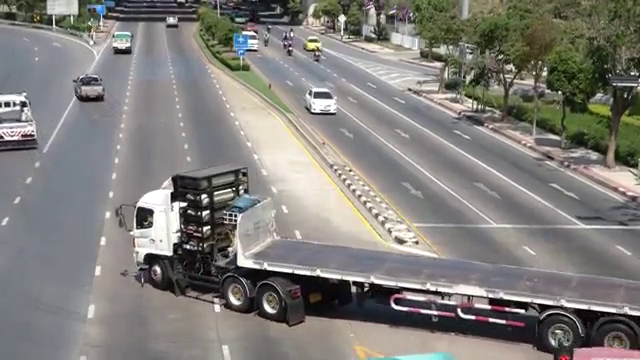
#> input picture frame 75 of Test/VideoProcessing1/trial1.mp4, 640 x 360 px
$ jupyter execute --allow-errors video_processing.ipynb   (text cells are left out)
#> lines starting #> are read from the running program, lines starting #| are printed output that depends on the picture; pictures that were not available may be replaced by others from this repository, and a replacement may not be noted
#> further down, frame is the input picture: shape (360, 640, 3); mean B, G, R 123.1, 127, 129.4
#> `fgmask = fgbg.apply(frame)`: fgmask: shape (360, 640); every value is 255
[cell 1]
import os
import numpy as np
import cv2
import time as tm
import argparse
from imageai import Detection
from scipy.stats import itemfreq
import csv

[cell 2]
execution_path = os.getcwd()
VID_PATH = './trial1.mp4'
CONTINUITY_THRESHOLD = 8 #For cutting out boxes

MIN_SECONDS = 1 # (seconds) Minimum duration of a moving object
INTERVAL_BW_DIVISIONS = 5 # (seconds) For distributing moving objects over a duration to reduce overlapping.
GAP_BW_DIVISIONS = 1.5 #(seconds)
FRAMES_PER_DETECTION = 3

[cell 3]
fgbg = cv2.createBackgroundSubtractorKNN()

#> (the rest of this cell did not finish here and is left out)

#> (a cell that did not finish here is left out)

[cell 5]
vid = cv2.VideoCapture(VID_PATH)
fps = int(vid.get(cv2.CAP_PROP_FPS))
frames = []
masks = []
ind = 0
start_time = tm.time()
all_conts = []
all_types = []
avg2 = None
#> (the rest of this cell did not finish here and is left out)

[cell 6]
def get_centres(p1):
    return np.transpose(np.array([p1[:,0] + p1[:,2]/2, p1[:,1] + p1[:,3]/2]))

[cell 7]
# [8 lines left out: function distance, not called in this run]

def get_nearest(p1, points):
    """returns index of the point in *points* that is closest to p1"""
    return np.argmin(distance(p1, points)), np.min(distance(p1, points))

[cell 8]
class box:
    # [4 lines left out: function __init__, not called in this run]

class moving_obj:
    # [6 lines left out: function __init__, not called in this run]

    def add_box(self, box):
        self.boxes.append(box)

    def last_coords(self):
        return self.boxes[-1].coords

    def age(self, curr_time):
        last_time = self.boxes[-1].time
        return curr_time - last_time

[cell 9]
"""Will associate boxes into objects"""
#old - boxes in the previous frame
#new - boxes in the current frame


moving_objs = []

for curr_time, new_boxes in enumerate(all_conts): #iterating over frames
    if len(new_boxes) != 0: #if not empty
        new_assocs = [None]*len(new_boxes) #all new boxes initially are not associated with any moving_objs
        obj_coords = np.array([obj.last_coords() for obj in moving_objs if obj.age(curr_time)<CONTINUITY_THRESHOLD])
        unexp_idx = -1 #index of unexpired obj in moving_objs
        for obj_idx, obj in enumerate(moving_objs):
            if obj.age(curr_time) < CONTINUITY_THRESHOLD: #checking only unexpired objects
                unexp_idx += 1
                nearest_new, dst1 = get_nearest(obj.last_coords(), new_boxes) #nearest box to obj
                nearest_obj, dst = get_nearest(new_boxes[nearest_new], obj_coords) #nearest obj to box

                if nearest_obj==unexp_idx: #both closest to each-other
                    #associate
                    if(dst < 100):
                        new_assocs[nearest_new] = obj_idx


    for new_idx, new_coords in enumerate(new_boxes):
        new_assoc = new_assocs[new_idx]
        new_box = box(new_coords, curr_time, all_types[curr_time][new_idx])

        if new_assoc is not None:
            #associate new box to moving_obj
            moving_objs[new_assoc].add_box(new_box)
        else:
            #add a fresh, new moving_obj to moving_objs
            new_moving_obj = moving_obj(new_box)
            moving_objs.append(new_moving_obj)
print("Done")

[cell 10]
#Removing objects that occur for a very small duration

MIN_FRAMES = MIN_SECONDS*(fps//3)

moving_objs = [obj for obj in moving_objs if (obj.boxes[-1].time-obj.boxes[0].time)>=MIN_FRAMES]
len(moving_objs)

[cell 11]
IND = 27
#> (the rest of this cell did not finish here and is left out)

[cell 12]
# Viewing contours detected
for frame in masks:
    ret,thresh1 = cv2.threshold(frame,1,255,cv2.THRESH_BINARY)
    cv2.imshow('frame', thresh1)
    tm.sleep(0.01)
    if cv2.waitKey(1) & 0xFF == ord("q"):
        break
cv2.destroyAllWindows()

[cell 13]
def showImg(img):
    cv2.imshow("frame",img)
    cv2.waitKey(0)
    cv2.destroyAllWindows()

# [5 lines left out: function showColor, not called in this run]

[cell 14]
def findColor(img, mask):
    car = []
    X,Y,_ = img.shape
    for x in range(X):
        for y in range(Y):
            if(not mask[x,y]): continue;
            car.append(img[x,y,:])
    car = np.float32(np.array(car))

    # number of clusters
    n_colors=2

    #number of iterations
    criteria = (cv2.TERM_CRITERIA_EPS + cv2.TERM_CRITERIA_MAX_ITER, 200, .1)

    #initialising centroid
    flags = cv2.KMEANS_RANDOM_CENTERS

    #applying k-means to detect prominant color in the image
    _, labels, centroids = cv2.kmeans(car, n_colors, None, criteria, 10, flags)

    # i = np.argmax(np.unique(labels, return_counts=True)[1])
    i = np.argmax(np.sum(centroids, 1))
    return(centroids[i])

[cell 15]
for i,obj in enumerate(moving_objs):
    boxes = obj.boxes
    g = 0
    mx = 0
    otype = {}
    for rect in boxes:
        x,y,w,h = map(int, list(rect.coords))
        area = w*h
        if(area > mx):
            mx = area
            mx_i = g
            # cv2.imwrite('./test/'+str(i)+'_'+str(g)+'.jpg', frames[rect.time, y:y+h, x:x+w])
        if(rect.type not in otype): otype[rect.type] = 0;
        otype[rect.type] += 1
        g += 1
    moving_objs[i].type = max(otype, key=otype.get)
    rect = boxes[mx_i]
    x,y,w,h = map(int, list(rect.coords))
    cv2.imwrite('./result/'+str(i)+'.jpg', frames[rect.time, y:y+h, x:x+w])
    ret,thresh = cv2.threshold(masks[rect.time],1,255,cv2.THRESH_BINARY)
    cv2.imwrite('./result/b'+str(i)+'.jpg', thresh[y:y+h, x:x+w])
    moving_objs[i].img = frames[rect.time, y:y+h, x:x+w]
    moving_objs[i].mask = thresh[y:y+h, x:x+w]
    moving_objs[i].color = findColor(moving_objs[i].img, moving_objs[i].mask)

[cell 16]
IND = 52
img = cv2.imread("./result/"+str(IND)+".jpg")
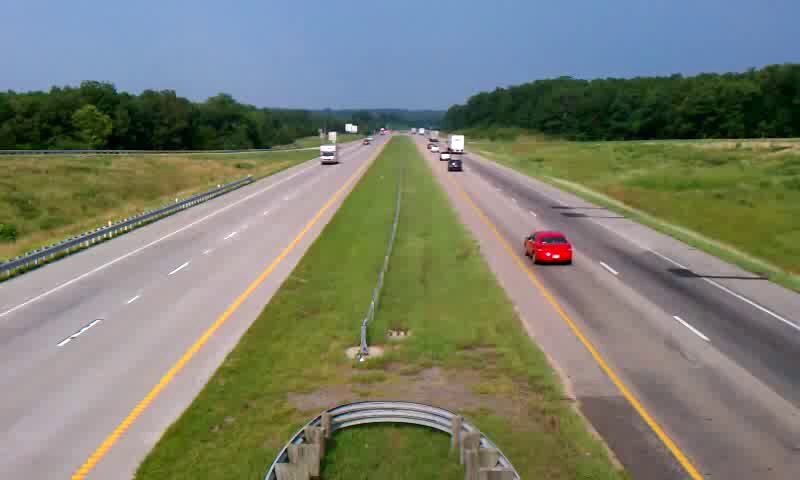
#> input picture Test/VideoProcessing1/rec.jpg, 800 x 480 px, given in place of 52.jpg, which was not available
#> img is the input picture: shape (480, 800, 3); mean B, G, R 111.5, 126.6, 122.9
mask = cv2.imread("./result/a"+str(IND)+".jpg",0)
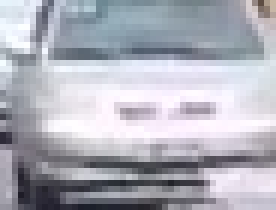
#> input picture Test/VideoProcessing1/result/101.jpg, 46 x 35 px, given in place of a52.jpg, which was not available (shown 6 times larger)
#> mask: shape (35, 46); min 30, max 255, mean 176.3
showImg(img)

#> (the rest of this cell did not finish here and is left out)

#> after the loop in findColor, `for x in range(X):`: car = 46 items, first 6: [210, 163, 135], [210, 163, 135], [210, 163, 135], [210, 163, 135], [210, 163, 135], [210, 163, 135]
showColor(color)

[cell 17]
SECONDS_PER_3FRAME = FRAMES_PER_DETECTION/fps
with open('out.csv', 'w', newline='') as f:
    writer = csv.writer(f)
    for i,obj in enumerate(moving_objs):
        writer.writerow([i, obj.type, obj.color[0], obj.color[1], obj.color[2],
                         obj.boxes[0].time*SECONDS_PER_3FRAME,
                         obj.boxes[-1].time*SECONDS_PER_3FRAME
                        ])

$ run again, starting later in the video
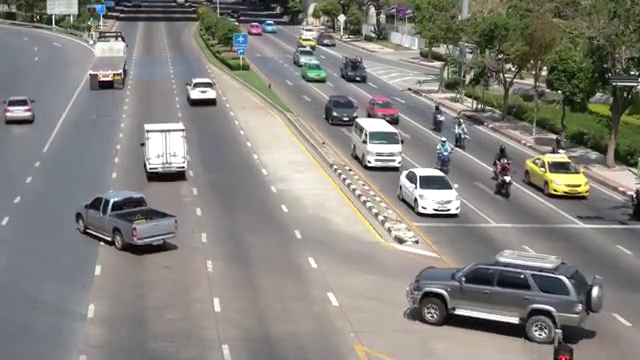
#> input picture frame 340 of Test/VideoProcessing1/trial1.mp4, 640 x 360 px
#> frame is the input picture: shape (360, 640, 3); mean B, G, R 125.9, 131, 133.2
#> fgmask: shape (360, 640); every value is 255
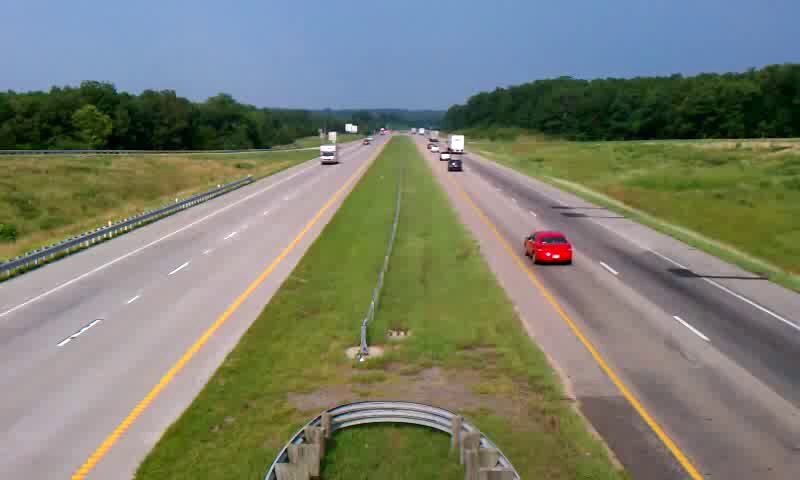
#> input picture Test/VideoProcessing1/rec.jpg, 800 x 480 px, given in place of 52.jpg, which was not available
#> img is the input picture: shape (480, 800, 3); mean B, G, R 111.5, 126.6, 122.9
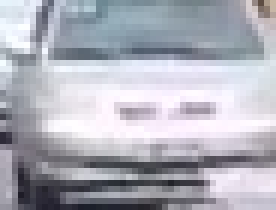
#> input picture Test/VideoProcessing1/result/101.jpg, 46 x 35 px, given in place of a52.jpg, which was not available (shown 6 times larger)
#> after the loop in findColor, `for x in range(X):`: car = 46 items, first 6: [210, 163, 135], [210, 163, 135], [210, 163, 135], [210, 163, 135], [210, 163, 135], [210, 163, 135]

$ run again, starting later in the video
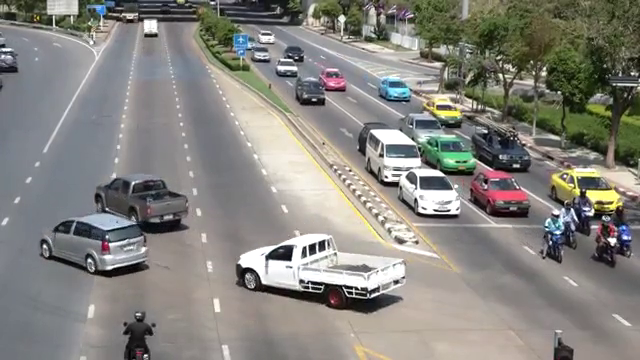
#> input picture frame 604 of Test/VideoProcessing1/trial1.mp4, 640 x 360 px
#> frame is the input picture: shape (360, 640, 3); mean B, G, R 127, 132.7, 134.3
#> fgmask: shape (360, 640); every value is 255
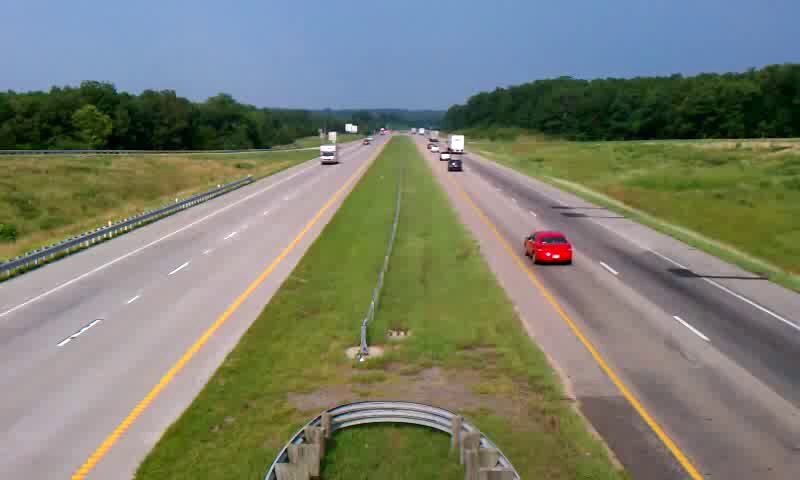
#> input picture Test/VideoProcessing1/rec.jpg, 800 x 480 px, given in place of 52.jpg, which was not available
#> img is the input picture: shape (480, 800, 3); mean B, G, R 111.5, 126.6, 122.9
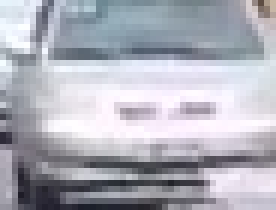
#> input picture Test/VideoProcessing1/result/101.jpg, 46 x 35 px, given in place of a52.jpg, which was not available (shown 6 times larger)
#> after the loop in findColor, `for x in range(X):`: car = 46 items, first 6: [210, 163, 135], [210, 163, 135], [210, 163, 135], [210, 163, 135], [210, 163, 135], [210, 163, 135]
